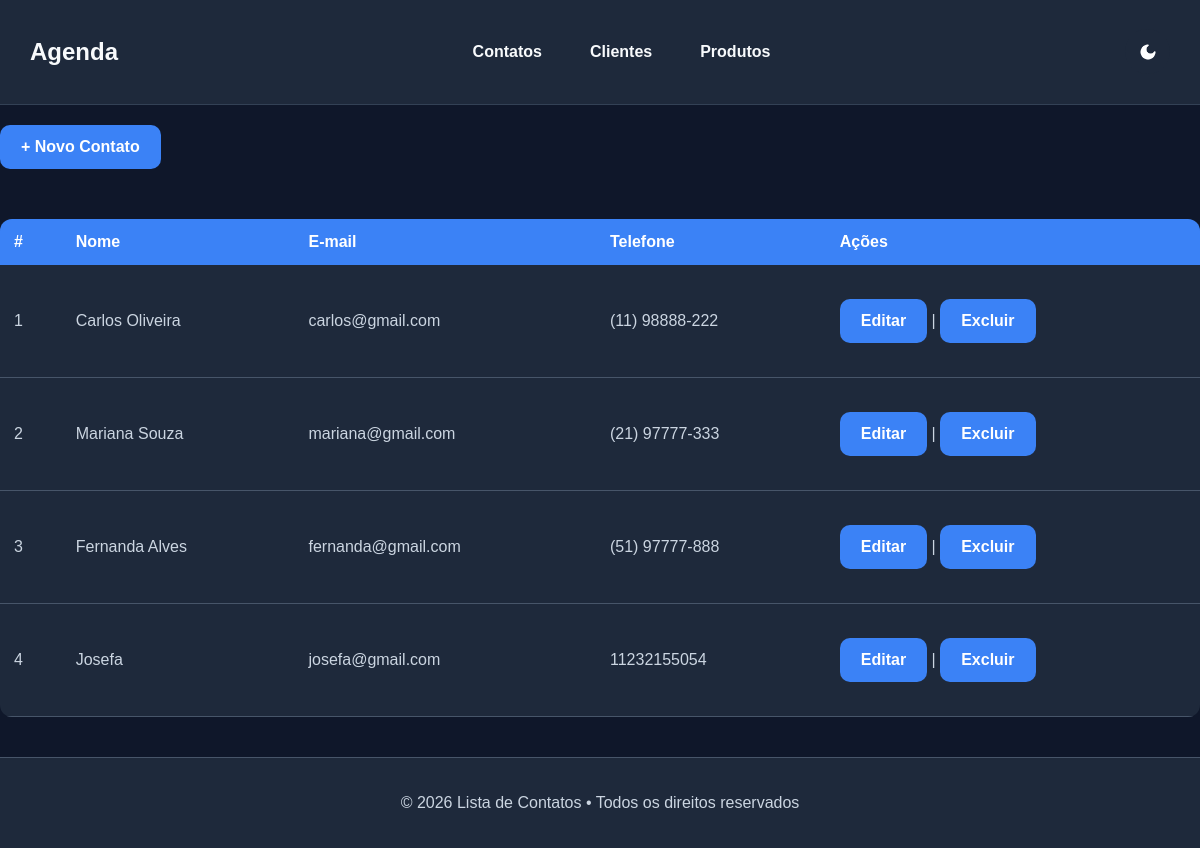
The page / on the database its author committed.
### tables this page shows
CREATE TABLE `contatos` (
  `id` int(11) NOT NULL AUTO_INCREMENT,
  `nome` varchar(100) NOT NULL,
  `email` varchar(100) NOT NULL,
  `telefone` varchar(14) NOT NULL,
  `created_at` timestamp NOT NULL DEFAULT current_timestamp(),
  PRIMARY KEY (`id`)
);

### funcoes.php (the view, shortened to what this page needs)
<?php
function obterContatos(PDO $pdo): array {
    $sql = "SELECT * FROM contatos";
    $stmt = $pdo->query($sql);
    return $stmt->fetchAll(PDO::FETCH_ASSOC);
}
function exibirTabelaContatos(array $contatos): void {
    echo "<table>\n";
    echo "  <thead>\n";
    echo "    <tr><th>#</th><th>Nome</th><th>E-mail</th><th>Telefone</th><th>Ações</th></tr>\n";
    echo "  </thead>\n";
    echo "  <tbody>\n";
    foreach ($contatos as $indice => $contato) {
        $num   = $indice + 1;
        $id = $contato['id'];
        $nome  = htmlspecialchars($contato['nome']);
        $email = htmlspecialchars($contato['email']);
        $fone  = htmlspecialchars($contato['telefone']);
        echo "    <tr>\n";
        echo "      <td>{$num}</td>\n";
        echo "      <td>{$nome}</td>\n";
        echo "      <td>{$email}</td>\n";
        echo "      <td>{$fone}</td>\n";
        echo "      <td>
                    <a class='btn-novo-contato'href='editar.php?id={$id}'>Editar</a>
                    |
                    <a class='btn-novo-contato'href='excluir.php?id={$id}'
                    onclick=\"return confirm('Deseja excluir este contato?')\">
                    Excluir
                    </a>
                    </td>\n";
        echo "    </tr>\n";
    }
    echo "  </tbody>\n";
    echo "</table>\n";
}

### cabecalho.php (shortened to what this page needs)
<!DOCTYPE html>
<html lang="pt-BR">
<head>
    <link rel="stylesheet" href="style.css">
</head>
<body>
    <nav class="navbar">
        <h1>Agenda</h1>
        <div class="nav-links">
            <a href="index.php">Contatos</a>
            <a href="clientes.php">Clientes</a>
            <a href="produtos.php">Produtos</a>
        </div>
        <button id="theme-toggle">
        <img id="theme-icon" src="img/dark.png" alt="Tema">
        </button>
    </nav>

### index.php
<?php
require_once "config.php";
include      "cabecalho.php";
include_once "funcoes.php";
?>
<main>
    <a href="cadastro_contato.php" class="btn-novo-contato">+ Novo Contato</a>
    <?php
    $contatos = obterContatos($pdo);
    exibirTabelaContatos($contatos);
    ?>
</main>
<?php
include "rodape.php";
?>
</body>
</html>

### rodape.php
<footer>
    <p>© 2026 Lista de Contatos • Todos os direitos reservados</p>
</footer>

### style.css (style rules this page uses)
:root { --background: #0F172A; --surface: #1E293B; --surface-2: #334155; --primary: #3B82F6; --primary-hover: #2563EB; --text-primary: #F8FAFC; --text-secondary: #CBD5E1; --border: #475569; --nav: #1E293B; --navborder: #334155; --navcolor: #F8FAFC; --navhover: #334155; }
body { font-family: Arial, sans-serif; margin: 20px; background: var(--background); color: var(--text-primary); min-height: 100vh; margin: 0; display: flex; flex-direction: column; }
main { flex: 1; }
table { width: 100%; border-collapse: collapse; width: 100%; background: var(--surface); border-radius: 12px; overflow: hidden; margin-top: 30px; }
td { padding: 14px; border-bottom: 1px solid var(--border); color: var(--text-secondary); }
th { background: var(--primary); color: white; text-align: left; padding: 14px; }
.navbar { display: flex; align-items: center; justify-content: space-between; padding: 18px 30px; background: var(--nav); border-bottom: 1px solid var(--navborder); }
.nav-links { display: flex; gap: 20px; }
.nav-links a { text-decoration: none; color: var(--navcolor); font-weight: 600; padding: 8px 14px; border-radius: 8px; transition: 0.3s; }
#theme-toggle { width: 45px; height: 45px; border: none; border-radius: 50%; background: var(--surface); display: flex; align-items: center; justify-content: center; cursor: pointer; transition: 0.3s; }
#theme-icon { width: 22px; height: 22px; }
footer { margin-top: 40px; padding: 20px; background: var(--surface); border-top: 1px solid var(--border); color: var(--text-secondary); text-align: center; }
.btn-novo-contato { display: inline-block; margin: 20px 0; padding: 12px 20px; background: var(--primary); color: white; text-decoration: none; border-radius: 10px; font-weight: 600; transition: 0.3s ease; border: 1px solid transparent; }

### rows shown on the page
contatos: num "1", nome "Carlos Oliveira", email "carlos@gmail.com", telefone "(11) 98888-222"
contatos: num "2", nome "Mariana Souza", email "mariana@gmail.com", telefone "(21) 97777-333"
contatos: num "3", nome "Fernanda Alves", email "fernanda@gmail.com", telefone "(51) 97777-888"
contatos: num "4", nome "Josefa", email "josefa@gmail.com", telefone "11232155054"
